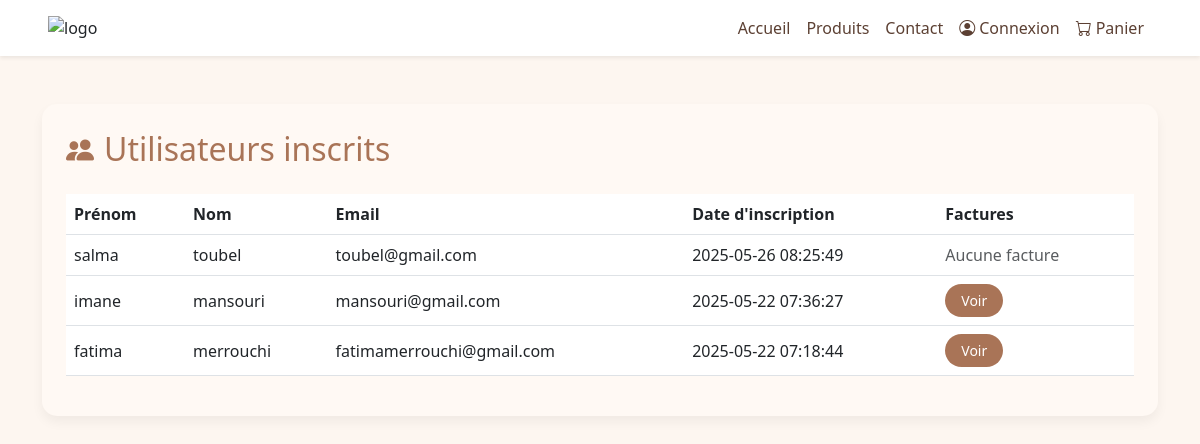
/gerercommande.php, run on the app's committed database.
### tables this page shows
CREATE TABLE `utilisateurs` (
  `id` int(11) NOT NULL,
  `email` varchar(100) NOT NULL,
  `mot_de_passe` varchar(100) NOT NULL,
  `role` enum('admin','client') DEFAULT 'client',
  `nom` varchar(100) NOT NULL,
  `prenom` varchar(100) NOT NULL,
  `date_inscription` datetime DEFAULT current_timestamp()
);

### gerercommande.php (the view, shortened to what this page needs)
<?php
$conn = new mysqli("localhost", "root", "", "byhande");
$result = $conn->query("SELECT * FROM utilisateurs WHERE role != 'admin' ORDER BY date_inscription DESC");
?>
<!DOCTYPE html>
<html lang="fr">
<head>
  <link href="https://cdn.jsdelivr.net/npm/bootstrap@5.3.0/dist/css/bootstrap.min.css" rel="stylesheet">
  <link href="https://cdn.jsdelivr.net/npm/bootstrap-icons@1.10.5/font/bootstrap-icons.css" rel="stylesheet">
</head>
<body>
<nav class="navbar navbar-expand-lg navbar-light shadow-sm">
    <div class="container-fluid px-5">
        <img src="logo.jpg" alt="logo" width="120" height="auto">
        <div class="collapse navbar-collapse justify-content-end" id="navbarNav">
            <ul class="navbar-nav">
                <li class="nav-item">
                    <a class="nav-link nav-link-custom <?= ($currentPage == 'accueil.php') ? 'active' : '' ?>" href="accueil.php">Accueil</a>
                </li>
                <li class="nav-item">
                    <a class="nav-link nav-link-custom <?= ($currentPage == 'accueil.php#produits') ? 'active' : '' ?>" href="accueil.php#produits">Produits</a>
                </li>
                <li class="nav-item">
                    <a class="nav-link nav-link-custom <?= ($currentPage == 'accueil.php#contact') ? 'active' : '' ?>" href="accueil.php#contact">Contact</a>
                </li>
                <li class="nav-item">
                    <a class="nav-link d-flex align-items-center nav-link-custom <?= ($currentPage == 'login.php') ? 'active' : '' ?>" href="login.php"><i class="bi bi-person-circle me-1"></i> Connexion</a>
                </li>
                <li class="nav-item">
                    <a class="nav-link d-flex align-items-center nav-link-custom <?= ($currentPage == 'panier.php') ? 'active' : '' ?>" href="panier.php"><i class="bi bi-cart me-1"></i> Panier</a>
                </li>
            </ul>
        </div>
    </div>
</nav>
  <div class="container my-5">
    <div class="card p-4">
      <div class="d-flex align-items-center mb-4">
        <i class="bi bi-people-fill fs-3 title-icon"></i>
        <h2 class="m-0">Utilisateurs inscrits</h2>
      </div>
      <div class="table-responsive">
        <table class="table table-hover align-middle">
          <thead>
            <tr>
              <th scope="col">Prénom</th>
              <th scope="col">Nom</th>
              <th scope="col">Email</th>
              <th scope="col">Date d'inscription</th>
              <th scope="col">Factures</th>
            </tr>
          </thead>
          <tbody>
            <?php while($row = $result->fetch_assoc()): ?>
              <?php
                $id_user = $row['id'];
                $facture_check = $conn->query("SELECT COUNT(*) AS total FROM factures WHERE id_user = $id_user");
                $has_facture = $facture_check && $facture_check->fetch_assoc()['total'] > 0;
              ?>
              <tr>
                <td><?= htmlspecialchars($row['prenom']) ?></td>
                <td><?= htmlspecialchars($row['nom']) ?></td>
                <td><?= htmlspecialchars($row['email']) ?></td>
                <td><?= $row['date_inscription'] ?></td>
                <td>
                  <?php if ($has_facture): ?>
                    <a href="facture_utilisateur.php?id_user=<?= $id_user ?>" class="btn btn-facture btn-sm">Voir</a>
                  <?php else: ?>
                    <span class="text-muted">Aucune facture</span>
                  <?php endif; ?>
                </td>
              </tr>
            <?php endwhile; ?>
          </tbody>
        </table>
      </div>
    </div>
  </div>
</body>
</html>

### gerercommande.php (style rules this page uses)
body { background-color: #fdf6f0; font-family: 'Segoe UI', sans-serif; }
.navbar { background-color: white !important; position: sticky; top: 0; z-index: 1030; }
.navbar .nav-link, .navbar .navbar-brand { color: #5c4033 !important; transition: all 0.3s ease; }
.card { background-color: #fff9f4; border: none; border-radius: 15px; box-shadow: 0 6px 12px rgba(0, 0, 0, 0.05); }
.table thead { background-color: #a97457; color: #fff; }
.title-icon { color: #a97457; margin-right: 10px; }
h2 { color: #a97457; }
.btn-facture { background-color: #a97457; color: white; border-radius: 20px; padding: 5px 15px; }

### data on the page
utilisateurs: prenom "salma", nom "toubel", email "toubel@gmail.com", date_inscription "2025-05-26 08:25:49", shows "Aucune facture"
utilisateurs: prenom "imane", nom "mansouri", email "mansouri@gmail.com", date_inscription "2025-05-22 07:36:27"
utilisateurs: prenom "fatima", nom "merrouchi", email "fatimamerrouchi@gmail.com", date_inscription "2025-05-22 07:18:44"
